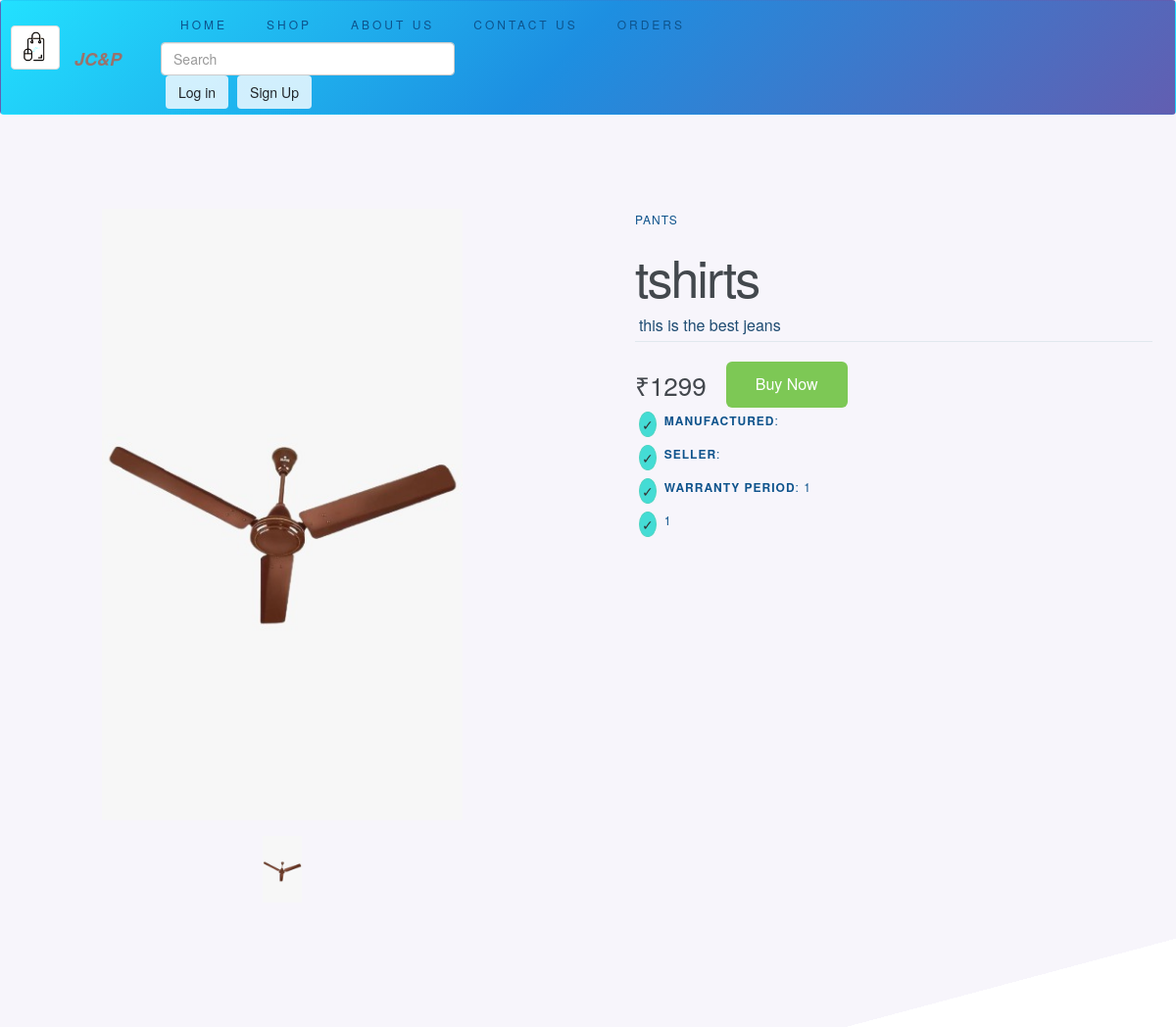
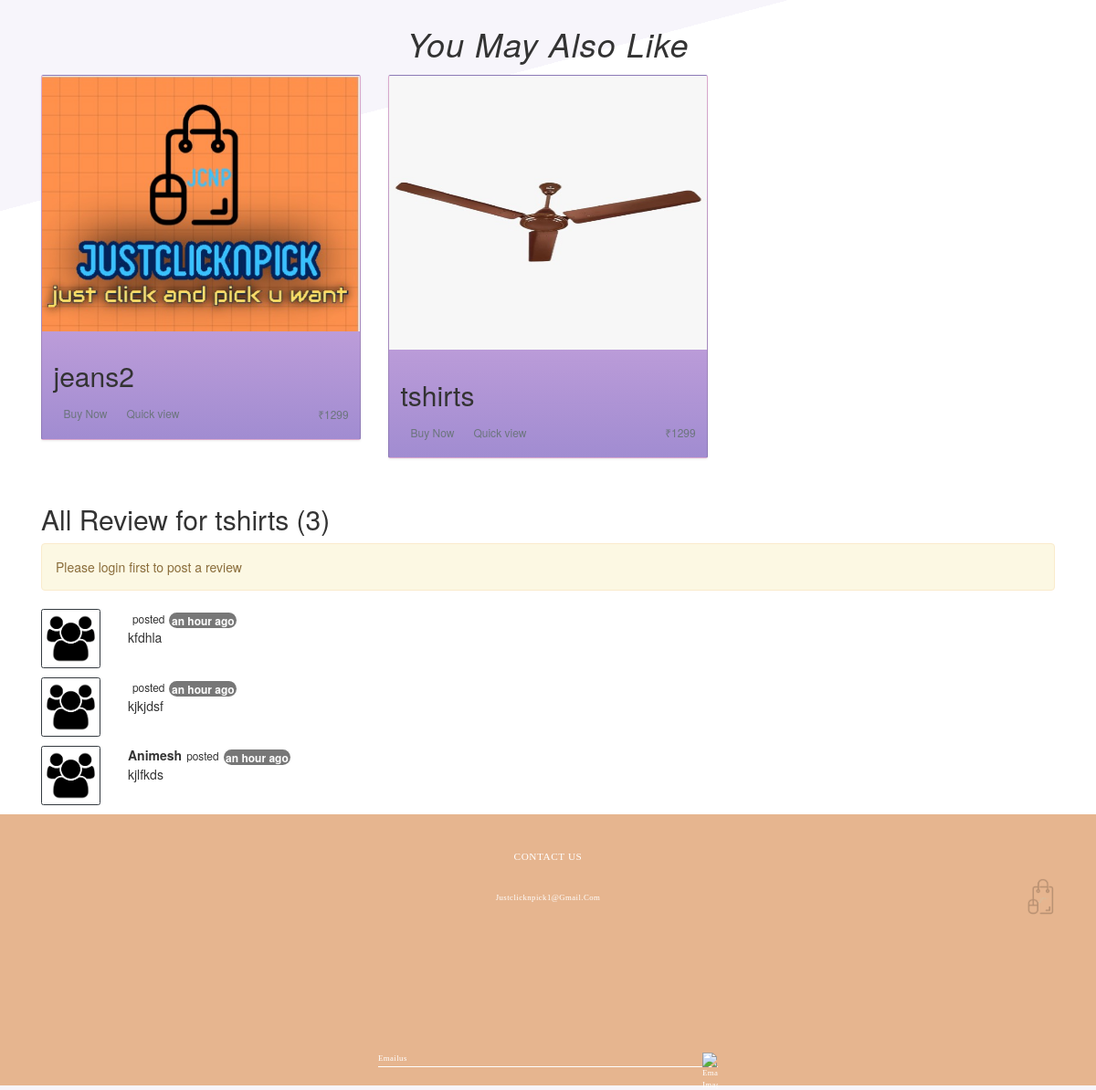
Page /product/6 on the committed database (2 pictures, top to bottom).
### just/models.py (models this page shows, shortened)
class Product(models.Model):
    product_id = models.AutoField(primary_key=True)
    product_name = models.CharField(max_length=100,blank=False)
    product_price = models.CharField(max_length=100,blank=False)
    category = models.CharField(max_length=100,blank=False)
    subcategory = models.CharField(max_length = 100,blank=False)
    manufacturer_detail = models.CharField(max_length=100,blank=True)
    seller_name = models.CharField(max_length=100,blank=True)
    desc = models.CharField(max_length =1000,blank=False)
    short_desc = models.CharField(max_length =500,blank=True,default="")
    warranty_period = models.CharField(max_length=1000,blank=False,default="")
    refundable = models.CharField(max_length=1000,blank=False,default="")
    date = models.DateTimeField(auto_now_add=True)
    image = models.ImageField(upload_to="shop/images")
    image1 = models.ImageField(upload_to="shop/images",blank=True)
    image2 = models.ImageField(upload_to="shop/images",blank=True)
    image3 = models.ImageField(upload_to="shop/images",blank=True)
    image4 = models.ImageField(upload_to="shop/images",blank=True)
    size1 = models.CharField(max_length=100,default="",blank=True)
    size2 = models.CharField(max_length=100,default="",blank=True)
    size3 = models.CharField(max_length=100,default="",blank=True)
    size4 = models.CharField(max_length=100,default="",blank=True)
    size5 = models.CharField(max_length=100,default="",blank=True)
    instock = models.CharField(max_length=100,blank=True)

class ProductComment(models.Model):
    sno = models.AutoField(primary_key=True)
    comments = models.TextField()
    user = models.ForeignKey(User,on_delete=models.CASCADE)
    product = models.ForeignKey(Product,on_delete=models.CASCADE)
    parent = models.ForeignKey('self',on_delete=models.CASCADE,null=True)
    timezone = models.DateTimeField(default=now)

### just/views.py (the view)
# urls.py: path("product/<int:id>",views.product,name="product"),
def product(request,id):
    product = Product.objects.filter(product_id=id,instock__gte = 1)
    if not product:
        return httpresponse("404 Error")
    comments = ProductComment.objects.filter(product = product[0])
    query = product[0].category
    query = query.lower()
    allprods = Product.objects.all()
    products = searchTheProductforShow(query.lower(),allprods)
    params = {'product':product,'products':products,'comments':comments,'user':request.user}
    return render(request,'shop/product.html',params)

### just/views.py (called while the page is built)
def searchTheProductforShow(query,product):
    products = []
    j = 0
    for i in product:
        if query in i.product_name.lower() or query in i.category.lower()  or query in i.subcategory.lower():
            products.append(i)
            if len(products)==3:
                break
    return products

### just/templates/shop/product.html (shortened to what this page needs)
{% extends 'shop/base.html' %}
{% block body %}
<div class="o-wrapper">
	<div class="c-product-container">
		<div class="c-product-container__element c-product-container__element--images">
			<div class="c-product-image-viewer">
				<div class="c-product-image-viewer__carousel">
				  <div class="o-slider-image-viewer">
					<ul class="o-slider-image-viewer__inner js-sliderImageViewer">
						<li class="o-slider-image-viewer__slide">
						  <img id="expandedImg" class="c-product-image-viewer__image"
							   src="/media/{{product.0.image}}">
						</li>
					</ul>
					<div class="o-slider-image-viewer__nav js-imageViewerNav">
						<span class="o-slider-image-viewer__dot">
							<img class="o-slider-image-viewer__dot-image" onclick="myFunction(this);" src="/media/{{product.0.image}}">
						</span>
					</div>
        </div>
      </div>
    </div>
		</div>
		<div class="c-product-container__element c-product-container__element--details">
      <div class="product-description">
        <span>{{product.0.category}}</span>
         <h1>{{product.0.product_name}}</h1>
         <p>{{product.0.desc}}</p>
       </div>
       <div class="product-price">
         <span>₹{{product.0.product_price}}</span>
         <a href="\checkout\{{product.0.product_id}}" class="cart-btn">Buy Now</a>
       </div>
       <div class="verified">
          <span>&#10003;</span>
          <p class="font"><strong>ManuFactured</strong>: {{product.0.manufacturer_detail}}</p>
       </div>
       <div class="verified">
        <span>&#10003;</span>
        <p class="font"><strong>Seller</strong>: {{product.0.seller_name}}</p>
      </div>
      <div class="verified">
        <span>&#10003;</span>
        <p class="font"><strong>Warranty Period</strong>: {{product.0.warranty_period}}</p>
      </div>
      {% if product.0.warranty_period%}
      <div class="verified">
        <span>&#10003;</span>
        <p class="font">{{product.0.refundable}}</p>
      </div>
      {% else %}
      <div class="verified-cross">
        <span>X</span>
        <p class="font">Non-Refundable</p>
      </div>
      {% endif %}
		</div>
	</div>
</div>
  <div class="album py-5">
    <div class="container">
      <h1 style="text-align:center;" class="heading">You May Also Like</h1>
      <div class="row">
        {% for i in products %}
        <div class="col-xs-4 col-sm-4 col-md-4 tune">
          <div class="card shadow-sm">
            <img src="\media\{{i.image}}" class="bd-placeholder-img card-img-top" style="width:100%;max-height: 300px;" aria-label="Placeholder: Thumbnail"><title>Placeholder</title><rect width="100%" height="100%" fill="#55595c"/>
            <div class="card-body">
                <h2>{{i.product_name}}</h2>
              <div class="d-flex justify-content-between align-items-center">
                <div class="btn-group">
                  <a class="btn btn-sm btn-outline-secondary" href="/checkout/{{i.product_id}}">Buy Now</a>
                  <a class="btn btn-sm btn-outline-secondary" href="/product/{{i.product_id}}">Quick view</a>
                </div>
                <small class="text-muted">₹{{i.product_price}}</small>
              </div>
            </div>
          </div>
        </div>
        {% endfor %}
      </div>
    </div>
  </div>
  {% load humanize %}
  <div class="container">
    <h2>All Review for {{product.0.product_name}} ({{comments.count}})</h2>
    {% if user.is_authenticated %}
    <form action="/postcomment" method="post">
      <div class="form-group">
        <label for="comment">Post Review</label>
        <input type="text" class="form-control" id="comment" name="comment" placeholder="Enter review here">
        <input type="hidden" name="product_id" value="{{product.0.product_id}}">
      </div>
      {% csrf_token %}
      <button type="submit" class="btn btn-primary">Post</button>
    </form>
    {% else %}
    <div class="alert alert-warning col-12" role="alert">
      Please login first to post a review
    </div>
    {% endif %}
    {% for comment in comments %}
    <div class="row my-3">
      <div class="col-md-1">
        <img class="rounded mx-auto w-100 p-2 border border-dark" src="/media/shop/images/user.png" alt="{{comment.user.first_name}}">
      </div>
      <div class="col-md-11">
        <strong>{{comment.user.first_name}}</strong><small class="m-2">posted</small><span class="p-1 badge badge-secondary">{{comment.timezone | naturaltime}}</span>
        <div>{{comment.comments}}</div>
      </div>
    </div>
    {% endfor %}
  </div>
   <section id="contact">
    <div class="container">
      <h4>contact us</h4>
      <p>justclicknpick1@gmail.com</p>
      <p class="email">emailus <span><img src="https://res.cloudinary.com/de8cuyd0n/image/upload/v1520412541/E-commerce%20landing%20page/icons/get_in_touch_1x.png" alt="email-image"></span></p>
    </div>
  </section>
  <div class="back-to-top"><a href="#"> <img title="JC&P." width="50" height="50" src="/media/shop/images/logo_2.png" alt="JC&P"></a> </div>
{% endblock %}

### rows in the picture
Product: image (picture), category "PANTS", product_name "tshirts", desc "this is the best jeans", product_price "1299", warranty_period "1", refundable "1"
Product: image (picture), product_name "jeans2", product_price "1299"
ProductComment: timezone "an hour ago", comments "kfdhla"
ProductComment: timezone "an hour ago", comments "kjkjdsf"
ProductComment: user.first_name "Animesh", timezone "an hour ago", comments "kjlfkds"

### other values in the picture
{{ comments.count }} "3"
